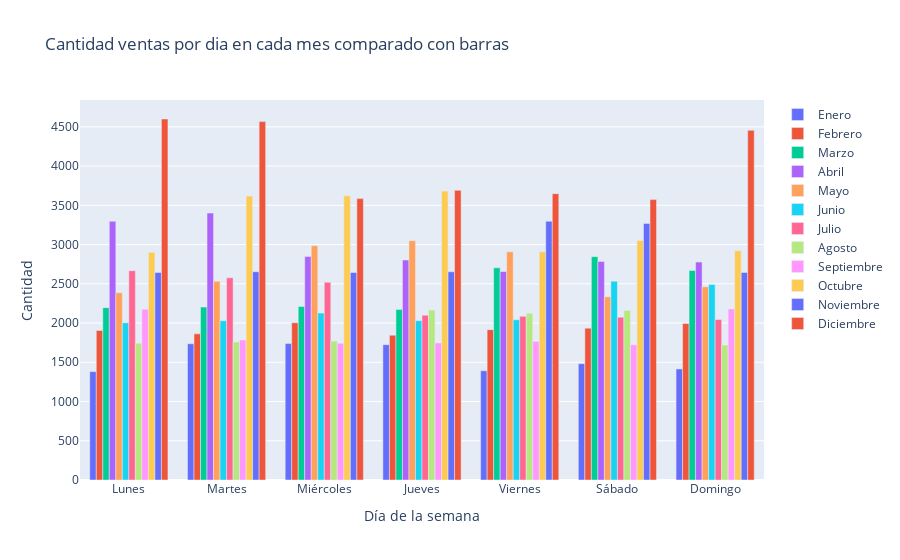

Here is the notebook cell this chart was saved with:
### Code cell
# Lista para almacenar los datos de ventas por hora de cada mes
ventas_pordia_pormes = []
etiquetas = []

# Iterar a través de cada mes en la lista 'meses'
for mes in meses:
    # Obtener el DataFrame correspondiente al mes
    dataframe_mes = dataframes[mes]
    
    # Realizar algún procesamiento de datos específico (reemplaza con tu propio procesamiento)
    dataframe_mes = extraer_datos(dataframe_mes)  # Reemplaza esto con el procesamiento que necesites
    
    # Calcular el número de ventas por hora para este mes y almacenarlo en 'Ventas_por_hora'
    Ventas_por_dia = dataframe_mes.groupby('strDia')['Cantidad Pedida'].sum()
    
    # Agregar los datos de ventas por hora de este mes a la lista 'ventas_por_hora_por_mes'
    ventas_pordia_pormes.append(Ventas_por_dia.tolist())

fig = go.Figure()

for i, mes in enumerate(meses):
    fig.add_trace(go.Bar(
        x=dias_semana,
        y=ventas_pordia_pormes[i],
        name=mes
    ))

# Configuración adicional del gráfico
fig.update_layout(
    title='Cantidad ventas por dia en cada mes comparado con barras',
    xaxis_title='Día de la semana',
    yaxis_title='Cantidad',
    barmode='group',  # Agrupa las barras
)

fig.show()

### Figure 1 — Plotly figure (JSON) as saved in the notebook; plotly's stock layout.template omitted (floating-point values rounded to 4 significant figures)
{"data": [{"name": "Enero", "type": "bar", "x": ["Lunes", "Martes", "Miércoles", "Jueves", "Viernes", "Sábado", "Domingo"], "y": [1381, 1736, 1738, 1724, 1392, 1482, 1415]}, {"name": "Febrero", "type": "bar", "x": ["Lunes", "Martes", "Miércoles", "Jueves", "Viernes", "Sábado", "Domingo"], "y": [1905, 1862, 2004, 1845, 1916, 1935, 1994]}, {"name": "Marzo", "type": "bar", "x": ["Lunes", "Martes", "Miércoles", "Jueves", "Viernes", "Sábado", "Domingo"], "y": [2196, 2204, 2211, 2174, 2704, 2846, 2671]}, {"name": "Abril", "type": "bar", "x": ["Lunes", "Martes", "Miércoles", "Jueves", "Viernes", "Sábado", "Domingo"], "y": [3297, 3401, 2848, 2803, 2657, 2785, 2777]}, {"name": "Mayo", "type": "bar", "x": ["Lunes", "Martes", "Miércoles", "Jueves", "Viernes", "Sábado", "Domingo"], "y": [2386, 2531, 2985, 3049, 2909, 2334, 2463]}, {"name": "Junio", "type": "bar", "x": ["Lunes", "Martes", "Miércoles", "Jueves", "Viernes", "Sábado", "Domingo"], "y": [2003, 2030, 2127, 2030, 2042, 2532, 2491]}, {"name": "Julio", "type": "bar", "x": ["Lunes", "Martes", "Miércoles", "Jueves", "Viernes", "Sábado", "Domingo"], "y": [2667, 2577, 2520, 2100, 2085, 2075, 2045]}, {"name": "Agosto", "type": "bar", "x": ["Lunes", "Martes", "Miércoles", "Jueves", "Viernes", "Sábado", "Domingo"], "y": [1742, 1759, 1770, 2166, 2124, 2161, 1720]}, {"name": "Septiembre", "type": "bar", "x": ["Lunes", "Martes", "Miércoles", "Jueves", "Viernes", "Sábado", "Domingo"], "y": [2176, 1785, 1743, 1746, 1766, 1723, 2180]}, {"name": "Octubre", "type": "bar", "x": ["Lunes", "Martes", "Miércoles", "Jueves", "Viernes", "Sábado", "Domingo"], "y": [2901, 3618, 3623, 3681, 2908, 3053, 2921]}, {"name": "Noviembre", "type": "bar", "x": ["Lunes", "Martes", "Miércoles", "Jueves", "Viernes", "Sábado", "Domingo"], "y": [2645, 2654, 2644, 2653, 3297, 3270, 2645]}, {"name": "Diciembre", "type": "bar", "x": ["Lunes", "Martes", "Miércoles", "Jueves", "Viernes", "Sábado", "Domingo"], "y": [4600, 4567, 3586, 3691, 3648, 3573, 4456]}], "layout": {"barmode": "group", "title": {"text": "Cantidad ventas por dia en cada mes comparado con barras"}, "xaxis": {"title": {"text": "Día de la semana"}}, "yaxis": {"title": {"text": "Cantidad"}}}}
